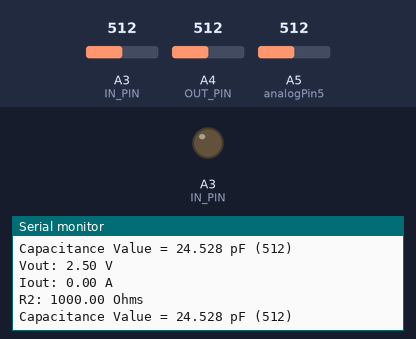
Bench run of a sketch on a simulated Arduino Uno, built with avr-gcc and run on an emulated ATmega328P. On the bench: output pins drawn as LEDs (lit = HIGH), the last lines printed to the serial monitor. The test bench sets the inputs (shaded band); at power-on: A3 (IN_PIN) = 512, A4 (OUT_PIN) = 512, A5 (analogPin5) = 512. Pins used as bus, display or sensor lines are not drawn.

Above: at 1.8 s.
1.9 s: A3 (IN_PIN) set to 991
At 2.8 s:
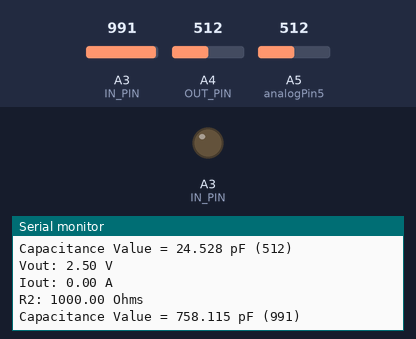
3.4 s: A3 (IN_PIN) set to 1008
At 4.5 s:
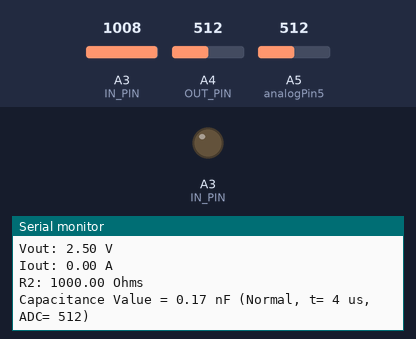

The sketch:

sketch_dec02a.ino
```cpp
int analogPin5 = 5;
int raw = 0;
int Vin = 5;
double Vout = 0;
double R1 = 1000;
double R2 = 0;  //Unknown resistance
double buffer = 0;
double Iout = 0;

//470 μF to 18 pF Capacitors
//Pretty accurate with smaller capacitors
const int OUT_PIN = A4;
const int IN_PIN = A3;
const float IN_STRAY_CAP_TO_GND = 24.48;
const float IN_CAP_TO_GND  = IN_STRAY_CAP_TO_GND;
const float R_PULLUP = 34.8;
const int MAX_ADC_VALUE = 1023;

int ledPin = 13;

void setup()
{
  pinMode(OUT_PIN, OUTPUT);
  pinMode(IN_PIN, OUTPUT);
  //pinMode(ledPin, OUTPUT);
  Serial.begin(9600);
}

void loop()
{
  raw = analogRead(analogPin5);
  if (raw)
  {
    //digitalWrite(ledPin, HIGH);
    //delay(1000);
    //digitalWrite(ledPin, LOW);
    //delay(1000);
    buffer = raw * Vin;
    Vout = (buffer) / 1024.0;
    buffer = (Vin / Vout) - 1;
    R2 = R1 * buffer;
    Iout = Vout / R2;
    Serial.print("Vout: ");
    Serial.print(Vout);
    Serial.println(" V");

    Serial.print("Iout: ");
    Serial.print(Iout);
    Serial.println(" A");

    Serial.print("R2: ");
    Serial.print(R2);
    Serial.println(" Ohms");
    //delay(2000);
  }
  pinMode(IN_PIN, INPUT);
    digitalWrite(OUT_PIN, HIGH);
    int val = analogRead(IN_PIN);
    digitalWrite(OUT_PIN, LOW);

    if (val < 1000)
    {
      pinMode(IN_PIN, OUTPUT);

      float capacitance = (float)val * IN_CAP_TO_GND / (float)(MAX_ADC_VALUE - val);

      Serial.print(F("Capacitance Value = "));
      Serial.print(capacitance, 3);
      Serial.print(F(" pF ("));
      Serial.print(val);
      Serial.println(F(") "));
    }
    else
    {
      pinMode(IN_PIN, OUTPUT);
      delay(1);
      pinMode(OUT_PIN, INPUT_PULLUP);
      unsigned long u1 = micros();
      unsigned long t;
      int digVal;

      do
      {
        digVal = digitalRead(OUT_PIN);
        unsigned long u2 = micros();
        t = u2 > u1 ? u2 - u1 : u1 - u2;
      } while ((digVal < 1) && (t < 400000L));

      pinMode(OUT_PIN, INPUT);
      val = analogRead(OUT_PIN);
      digitalWrite(IN_PIN, HIGH);
      int dischargeTime = (int)(t / 1000L) * 5;
      delay(dischargeTime);
      pinMode(OUT_PIN, OUTPUT);
      digitalWrite(OUT_PIN, LOW);
      digitalWrite(IN_PIN, LOW);

      float capacitance = -(float)t / R_PULLUP
                              / log(1.0 - (float)val / (float)MAX_ADC_VALUE);

      Serial.print(F("Capacitance Value = "));
      if (capacitance > 1000.0)
      {
        Serial.print(capacitance / 1000.0, 2);
        Serial.print(F(" uF"));
      }
      else
      {
        Serial.print(capacitance, 2);
        Serial.print(F(" nF"));
      }

      Serial.print(F(" ("));
      Serial.print(digVal == 1 ? F("Normal") : F("HighVal"));
      Serial.print(F(", t= "));
      Serial.print(t);
      Serial.print(F(" us, ADC= "));
      Serial.print(val);
      Serial.println(F(")"));
    }
    while (millis() % 1000 != 0)
      ;

}
```

Measured:
- the behaviour switches between 999 and 1000 on A3 (IN_PIN) (found by bisection; images 1 and 2)
- after the input at 1.9 s, the serial monitor: prints a new line after 0.15 s (image 1)
- after the input at 3.4 s, the serial monitor: prints a new line after 0.65 s (image 2)
